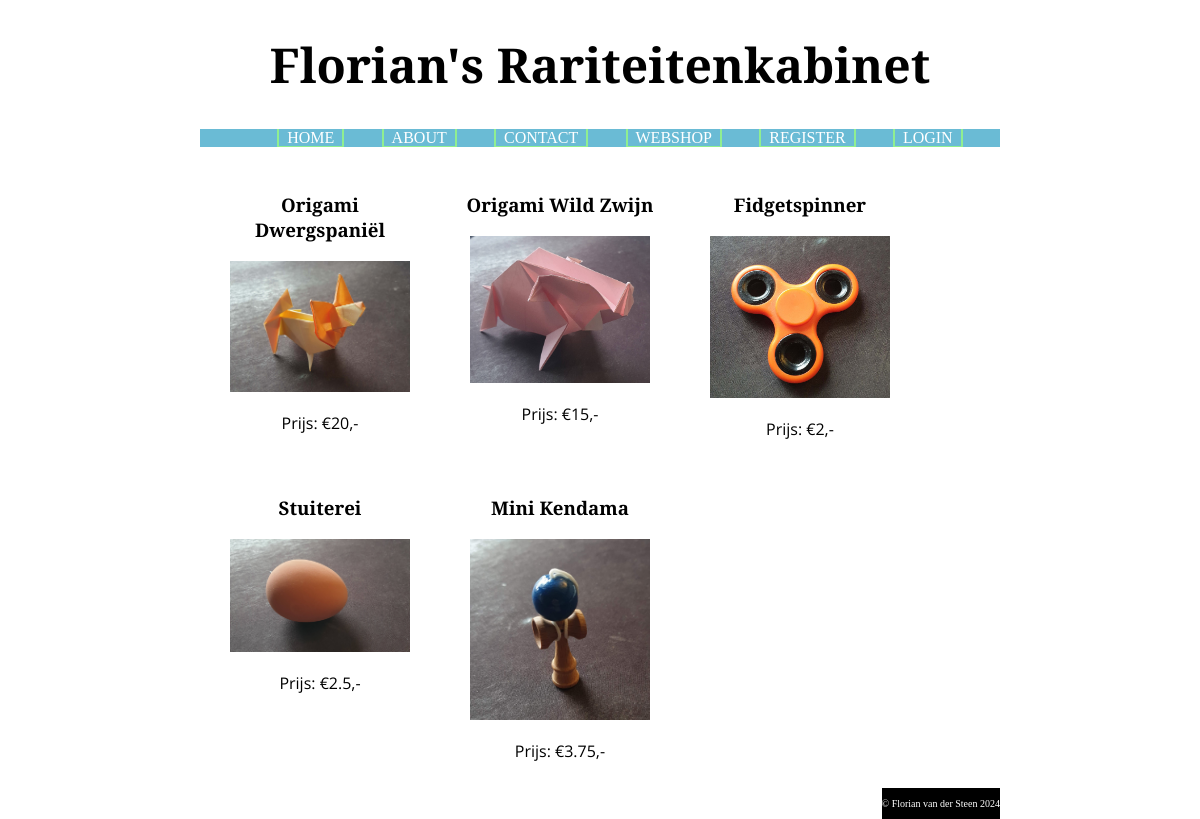
The app's page /index.php?page=shop with its own data.
### tables this page shows
CREATE TABLE `products` (
  `id` int(200) NOT NULL,
  `name` varchar(200) NOT NULL,
  `description` varchar(1000) NOT NULL,
  `price` float NOT NULL,
  `fname` varchar(500) NOT NULL
);

### communication.php (called while the page is built, shortened)
<?php
function makeDataBaseConnection() {
    $servername = getenv("MYSQL_FLORIAN_WEBSHOP_HOST");
    $dbname = getenv("MYSQL_FLORIAN_WEBSHOP_DATABASE");
    $username = getenv("MYSQL_FLORIAN_WEBSHOP_USER");
    $password = getenv("MYSQL_FLORIAN_WEBSHOP_PASSWORD");
    $conn = mysqli_connect($servername, $username, $password, $dbname);
    return $conn;
}
function executeDataBaseQuery($query, $conn) {
    $result = mysqli_query($conn, $query);
    return $result;
}
function getProducts() {
    $conn = makeDataBaseConnection();
    try {
        $query = "SELECT * FROM products";
        $result = executeDataBaseQuery($query, $conn);
        $products = array();
        while($row = mysqli_fetch_assoc($result)) {
            $products[$row["id"]] = array("id"=> $row["id"], "name"=>$row["name"], "description"=>$row["description"], "price"=>$row["price"], "fname"=>$row["fname"]);
        }
        return ["products" => $products];
    }
    finally {
        mysqli_close($conn);
    }
}

### shop.php (the view, shortened to what this page needs)
<?php
function showShopContent($data) {
    include_once('communication.php');
    if (empty($data["products"])) {
        echo "";
    }
    else if (empty($data["productId"])) {
        showWebshopProducts($data);
    }
    else {
        showProductContent($data);
    }
}
function showWebshopProducts ($data) {
    $products = $data["products"];
    echo '<div class="product-list">';
    foreach($products as $id=>$product) {
        echo '<a class="product" href="index.php?page=shop&detail=' . $id . '"><div class="product">' . PHP_EOL;
        echo '<h3>' . $product["name"] . '</h3>' . PHP_EOL;
        echo '<img src="Images/' . $product["fname"] . '" alt="' . $product["description"] . '">';
        echo '<p>Prijs: &euro;' . $product["price"]  . ',-</p>';
        echo '</div></a>' . PHP_EOL;
    }
    echo '</div>';
}

### index.php (shortened to what this page needs)
<?php
$page = getRequestedPage();
$data = processRequest($page);
showPage($data);
function getRequestedPage() {
    $request_type = $_SERVER['REQUEST_METHOD'];
    if ($request_type == "POST") {
        $request_page = getPostVar("page");
    }
    else {
        $request_page = getGetVar("page");
    }
    return $request_page;
}
function getGetVar($key, $default="") {
    $value = filter_input(INPUT_GET, $key, FILTER_SANITIZE_SPECIAL_CHARS);
    return isset($value) ? trim($value) : $default;
}
function processRequest($page) {
    $data = processPage($page);
    $data["menu"] = buildMenu();
    return $data;
}
function processPage($page) {
    switch ($page) {
        case "shop":
            include_once('communication.php');
            if (!$productId) {
                try {
                    $data = getProducts();
                    $data["page"] = $page;
                }
                catch (Exception $e) {
                    $errors["general"] = "Er is een technische storing, de website kan niet worden geladen. Probeer het later nogmaals.";
                    logError('Shop load failed SQLError: ' . $e -> getMessage());
                    $data = ["errors" => $errors];
                }
            }
            else {
                $data = getProductsByIDs([$productId]);
                $data["productId"] = $productId;
            }
            $data["page"] = $page;
            return $data;
    }
}
function buildMenu() {
    $menu = array("home"=>"HOME", "about"=>"ABOUT", "contact"=>"CONTACT", "shop"=>"WEBSHOP");
    if (isUserLoggedIn()) {
        $menu["cart"] = 'CART';
        $menu["logout"] = 'LOGOUT ' . getLoggedInUserName();
    }
    else {
        $menu["register"] = "REGISTER";
        $menu["login"] = "LOGIN";
    }
    return $menu;
}
function beginDocument() {
    echo '<!doctype html>
    <html>';
}
function showHeader($data) {
    echo "<head><title>";
    echo showTitle($data["page"]);
    echo "</title>";
    echo '<link rel="stylesheet" type="text/css" href="CSS/styles.css">';
    echo '</head>';
}
function showTitle($page) {
    switch ($page) {
        case "shop":
            include_once('shop.php');
            return getShopTitle();
    }
}
function showBody($data) {
    echo "<body>" . PHP_EOL;
    echo "<h1>Florian&apos;s Rariteitenkabinet</h1>";
    showNavBar($data);
    showContent($data);
    showFooter();
    echo "</body>" . PHP_EOL;
}
function showNavBar($data) {
    $menu = $data["menu"];
    echo '<ul class="navbar">';
    foreach($menu as $page=>$label) {
        echo '<li><a href="index.php?page=' . $page . '">' . $label . '</a></li>';
    }
    echo '</ul>';
}
function showContent($data) {
    $page = $data["page"];
    switch ($page) {
        case "shop":
            include_once('shop.php');
            showShopContent($data);
            break;
    }
}
function showPage($page) {
    beginDocument();
    showHeader($page);
    showBody($page);
    echo "</html>";
}
function showFooter() {
    echo '<footer>
    <p>&copy; Florian van der Steen 2024<br></p>
    </footer>';
}

### CSS/styles.css (style rules this page uses)
body { width: 800px; margin: auto; background-color: white; }
h1 { font-size: 48px; text-align: center; font-family: "Merriweather", serif; }
h2, h3, h4 { font-family: "Merriweather", serif; }
ul.navbar { list-style-type: none; background-color: rgb(106, 187, 213); overflow: hidden; display: flex; justify-content: space-evenly; }
ul.navbar li > a { border-style: solid; border-width: 2px; border-color: lightgreen; color: white; padding: 0px 8px; text-decoration: none; }
footer { background-color: black; color: white; font-size: 10px; float: right; }
.product-list { display: flex; flex-wrap: wrap; align-content: flex-start; }
.product { flex-grow: 0; flex-shrink: 0; flex-basis: calc(30% - 20px); margin: 10px; text-align: center; text-decoration: none; color: black; }
.product img { width: 90%; height: 90%; }
.product p { font-family: "Open Sans", sans-serif; }

### records on screen
products: name "Origami Dwergspaniël", fname (picture), price "20"
products: name "Origami Wild Zwijn", fname (picture), price "15"
products: name "Fidgetspinner", fname (picture), price "2"
products: name "Stuiterei", fname (picture), price "2.5"
products: name "Mini Kendama", fname (picture), price "3.75"

### other values on screen
$label "HOME"
$label "ABOUT"
$label "CONTACT"
$label "WEBSHOP"
$label "REGISTER"
$label "LOGIN"
